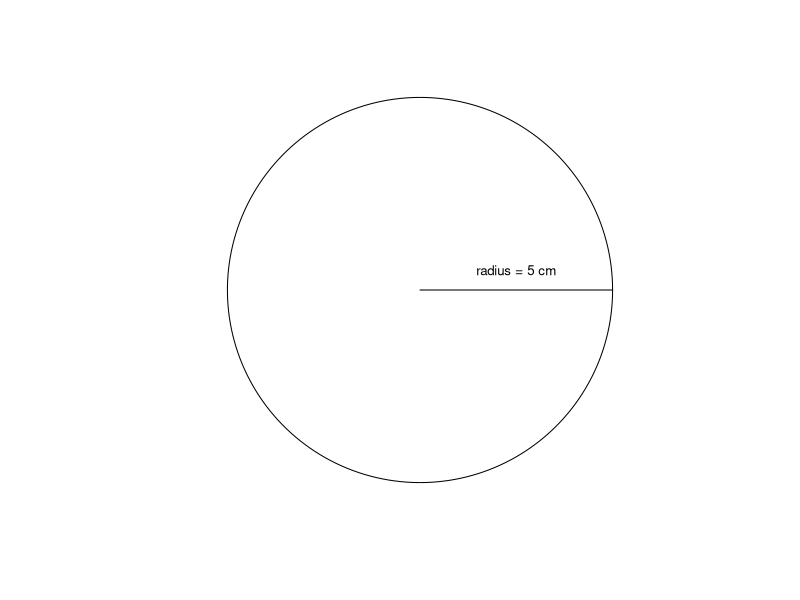
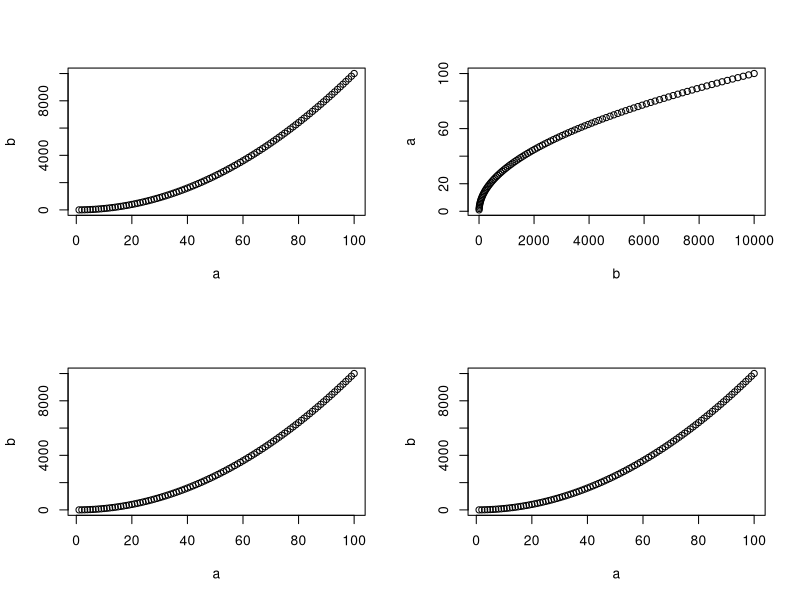
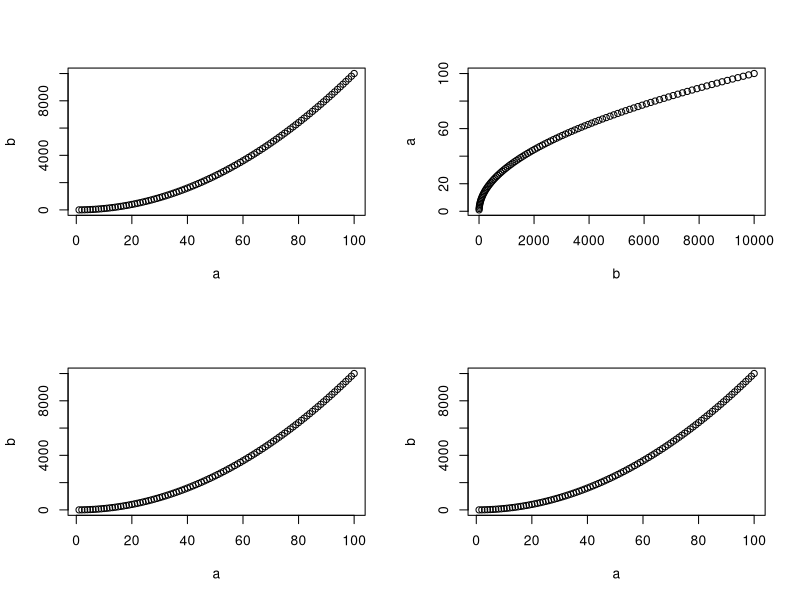
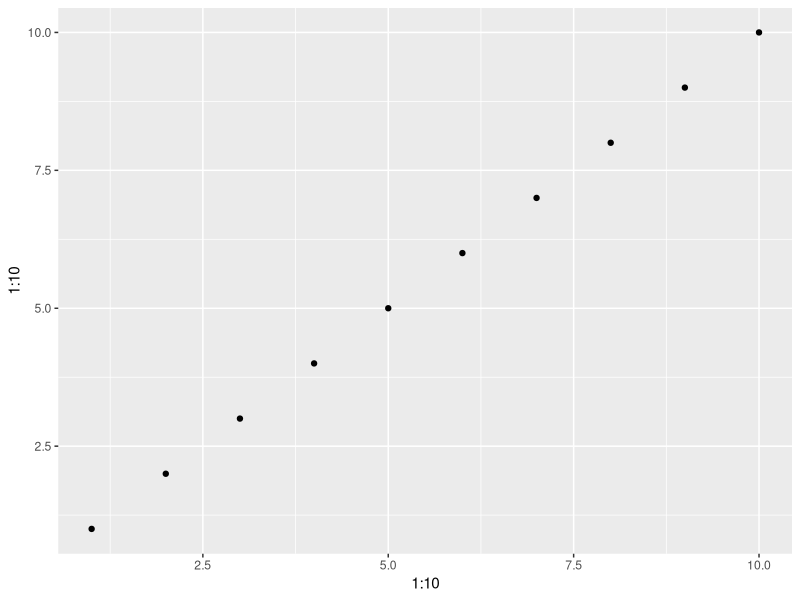

Recreate these plots in R, in order.
## ---- chunk 1
  output <- "This is the output"
## ---- chunk 2
  output
## ---- chunk 3
  output
## ---- chunk 4
  output
## ---- chunk 5
	c(1:40)
## ---- chunk 6
	1+1
  10-1
## ---- chunk 7
	2*2
  8/2
## ---- chunk 8
	2^3
## ---- chunk 9
	2+16*24-56
## ---- chunk 10
	2+16*24-56/(2+1)-457
## ---- chunk 11
  radius <- 1
  theta <- seq(0, 2*pi, length = 200)
	plot(c(-1, 1), c(-1, 1), type = "n", ann = F, axes = F, asp = 1)
	lines(x = radius * cos(theta), y = radius * sin(theta))
	arrows(0, 0, x1 = 1, length = 0)
	text(.5, .1, "radius = 5 cm", cex = .8)
## ---- chunk 12
  3.1416*5^2
## ---- chunk 13
  pi*5^2
## ---- chunk 14
  mean.x <- (2+6)/2
  mean.x
## ---- chunk 15
  euler.value <- 1+1.718282
  euler.value
## ---- chunk 16
  num.vector <- c(1, 4, 3, 98, 32, -76, -4)
  num.vector
## ---- chunk 17
  char.vector <- c("blue", "red", "green")
  char.vector
## ---- chunk 18
 bool.vector<- c(TRUE, TRUE, FALSE)
 bool.vector
 # You can just write T for TRUE and F for FALSE, it's exactly the same
 bool.vector2 <- c(T, T, F)
 bool.vector2
## ---- chunk 19
 odd.n <- c(1,3,5,7)
## ---- chunk 20
  x <- c(1:5)
  y <- 6
## ---- chunk 21
  x+y
  x*y
## ---- chunk 22
  siteID <- c("A1.01", "A1.02", "B1.01", "B1.02")
  soil_pH <- c(5.6, 7.3, 4.1, 6.0)
  num.sp <- c(17, 23, 15, 7)
  treatment <- c("Fert", "Fert", "No_fert", "No_fert")
## ---- chunk 23
  my.first.df <- data.frame(siteID, soil_pH, num.sp, treatment)
## ---- chunk 24
  my.first.df
## ---- chunk 25
s0 <- knitr::knit_hooks$get('source')
o0 <- knitr::knit_hooks$get('output')

knitr::knit_hooks$set(
  list(
    source=function(x,options){
      if (is.null(options$class)) s0(x, options)
      else
        paste0(
          paste0("<div class='", options$class, "'><pre><code>")
          ,x
          ,'</code></pre>\n'
        )
    }
    ,output = function(x,options){
      if (is.null(options$class)) o0(x, options)
      else
        paste0(
          "<pre><code>"
          ,x
          ,'</code></pre></div>\n'
        )
    }
  )
)
## ---- chunk 26
 odd.n[2]
## ---- chunk 27
 odd.n[c(2,4)]
## ---- chunk 28
 odd.n[-c(1,2)]
## ---- chunk 29
 odd.n[c(1,5)]
## ---- chunk 30
 odd.n[odd.n > 4]
## ---- chunk 31
 char.vector[char.vector == "blue"]
## ---- chunk 32
  num.vector[4]
## ---- chunk 33
  num.vector[c(1,3)]
## ---- chunk 34
  num.vector[c(-2,-4)]
## ---- chunk 35
  char.vector == "blue"
## ---- chunk 36
  char.vector[char.vector == "blue"]
## ---- chunk 37
 my.first.df$num.sp * num.vector[c(1:4)]
 # or
 my.first.df[,3] * num.vector[c(1:4)]
## ---- chunk 38
 (my.first.df$num.sp * num.vector[c(1:4)]) > 25
## ---- chunk 39
  a <- 3
  b <- 5
  sum(a,b)
## ---- chunk 40
  a <- c(1:5)
  b <- 2
  result_add <- a + b
  result_sum <- sum(a,b)
## ---- chunk 41
  result_add
  result_sum
  sum(result_sum, 5)
## ---- chunk 42
  a <- 1:100
  b <- a^2
  par(mfrow = c(2,2))
  plot(a,b)
  plot(b,a)
  plot(x = a, y = b)
  plot(y = b, x = a)
## ---- chunk 43
  plot(a,b)
## ---- chunk 44
  plot(b,a)
## ---- chunk 45
  plot(x = a, y = b)
## ---- chunk 46
  plot(y = b, x = a)
## ---- chunk 47
  library(ggplot2)
  qplot(1:10, 1:10)
## ---- chunk 48
 seq(from=0, to=10, by=2)
## ---- chunk 49
 seq(0,10,2)
## ---- chunk 50
 numbers <- c(2,4,22,6,26)
 sort(numbers, decreasing = T)
